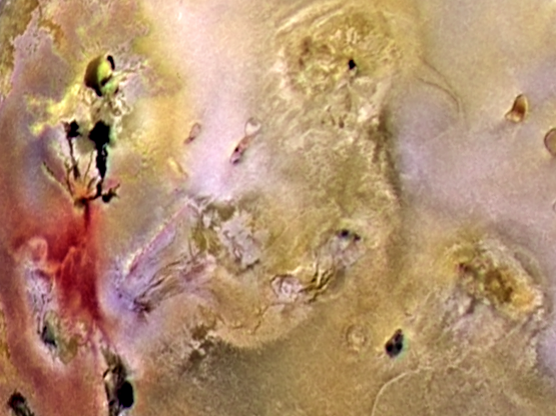
#> input picture image/CH3/06009.tif, 556 x 416 px, found by its file name
$ python 6_8.py
#> lines starting #> are read from the running program, lines starting #| are printed output that depends on the picture; after the words box and inside, x2 and y2 are one past the last pixel; in counts of white or black regions, pixels touching at a corner belong together
import cv2 as cv
import numpy as np
import matplotlib.pyplot as plt

# 读取图像
img = cv.imread(r"D:\Code\Python\class02\CH3\06009.tif")
#> img is the input picture: shape (416, 556, 3); mean B, G, R 113.3, 145.4, 180.5
HSI = cv.cvtColor(img, cv.COLOR_BGR2HSV)
#> HSI: shape (416, 556, 3); mean H, S, V 24.5, 100, 180.6
img = cv.cvtColor(img, cv.COLOR_BGR2RGB)

# 颜色上下限
lowerColor = (156, 43, 46)
upperColor = (180, 255, 255)

# 模板结果
mask = np.uint8(cv.inRange(HSI, lowerColor, upperColor) / 255)
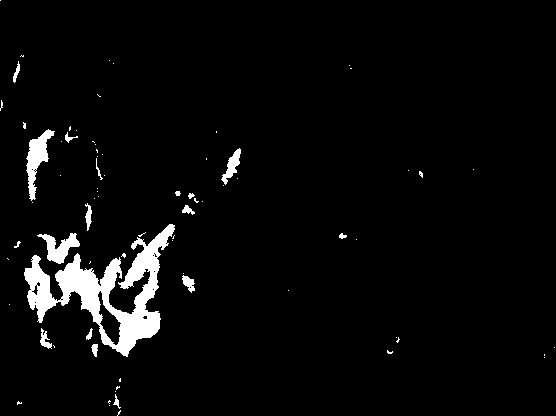
#> mask: shape (416, 556); values 0 (black) and 1 (white), 4% white; 75 white regions (57 under 20 px), largest, box (x1, y1, x2, y2) and area: (24, 224, 175, 357) 6453, (26, 129, 55, 201) 817, (37, 233, 80, 264) 600
# 扩展模板为三通道
mask3 = cv.merge([mask, mask, mask])

out = mask3 * img
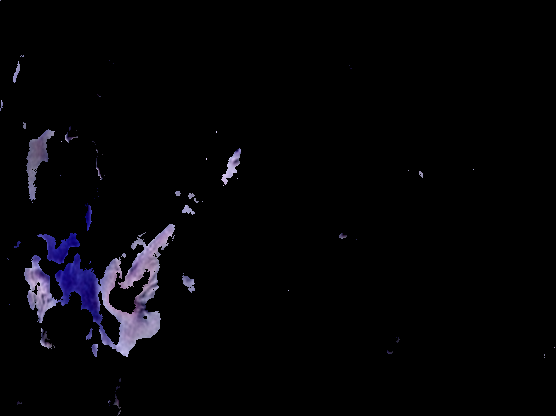
#> out: shape (416, 556, 3); mean of channels 0, 1, 2 6.3, 4, 4.4; drawn as B, G, R

# 显示
plt.subplot(131), plt.imshow(img), plt.title('Original'), plt.axis('off')
plt.subplot(132), plt.imshow(mask, cmap='gray'), plt.title('mask'), plt.axis('off')
plt.subplot(133), plt.imshow(out), plt.title('out'), plt.axis('off')

plt.show()
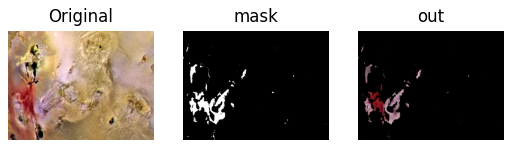
#> figure drawn by matplotlib, 3 panels
